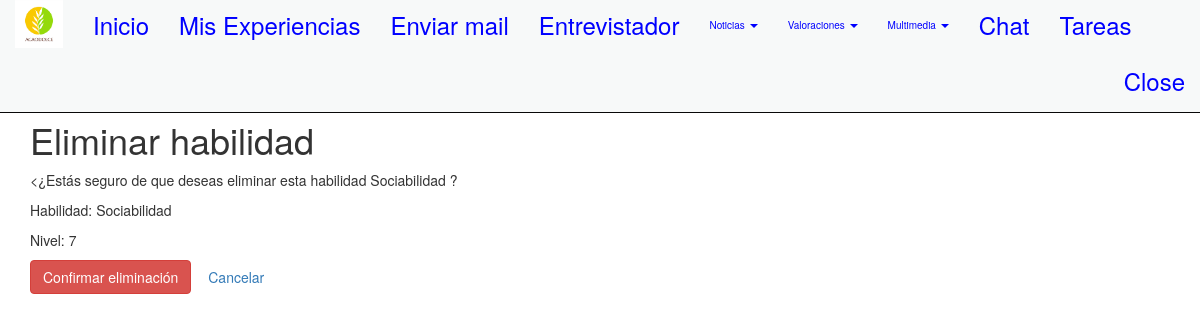
/eliminar_habilidad/2/ (signed in), run on an earlier commit of the app's database.
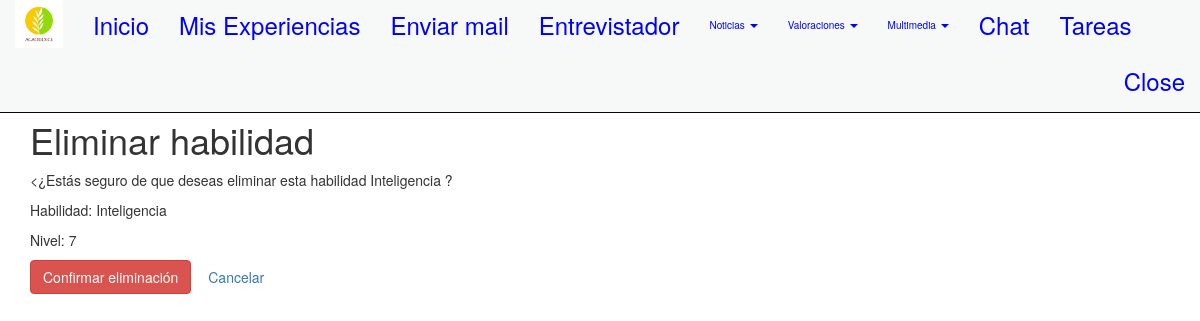
And on a later commit of the database.
### appportfolio/models.py (models this page shows, shortened)
class Habilidad(models.Model):  #la clase con su herencia
    id = models.AutoField(primary_key=True) #AutoField es poner primary_key
    habilidad = models.CharField("nombre habilidad",max_length=25, null=True, blank=True) #CharField es un varchar
    nivel= models.IntegerField(null=True, blank=True) #null=true blank=true es para que no pete la base de datos ya que permite nulos y espacios en blanco
    comentario = models.TextField("Comentario", null=True, blank=True, max_length=255)
    class Meta: #clase anidada que configura a la otra clase
        verbose_name = "Habilidad"  #puede ser otro nombre
        verbose_name_plural = "Habilidades"
        ordering = ['habilidad']

### appportfolio/views.py (the view)
# urls.py: path('eliminar_habilidad/<int:pk>/', views.eliminar_habilidad, name='eliminar_habilidad'),
def eliminar_habilidad(request, pk):
    print("ELIMINAR")
    hab_id = pk
    habilidad = Habilidad.objects.get(id=hab_id)
    if request.method == 'POST':
        habilidad.delete()
        return redirect('habilidades')  # Aquí, asegúrate de que el nombre de la vista sea correcto
    return render(request, 'eliminar_habilidad.html', {'habilidad': habilidad})

### templates/eliminar_habilidad.html (shortened to what this page needs)
{% extends "base.html" %}
{% load static %}
{% block head %}
<link rel="stylesheet" href="https://maxcdn.bootstrapcdn.com/bootstrap/3.3.5/css/bootstrap.min.css">
 {% endblock %}
 {% block content %}
    <br><br><br><br>
    <h1>Eliminar habilidad</h1>
    <p><¿Estás seguro de que deseas eliminar esta habilidad {{ habilidad.habilidad }} ?</p>
    <form method="post">
        <p>Habilidad: {{ habilidad.habilidad }}</p>
        <p>Nivel: {{ habilidad.nivel }}</p>
        <button type="submit" class="btn btn-danger">Confirmar eliminación</button>
        <a href="{% url 'habilidades' %}" class="btn btn-secondary">Cancelar</a>
    </form>
{% endblock content %}

What changed in the data, as far as the page shows it:
changed Habilidad: habilidad "Sociabilidad" → "Inteligencia"
